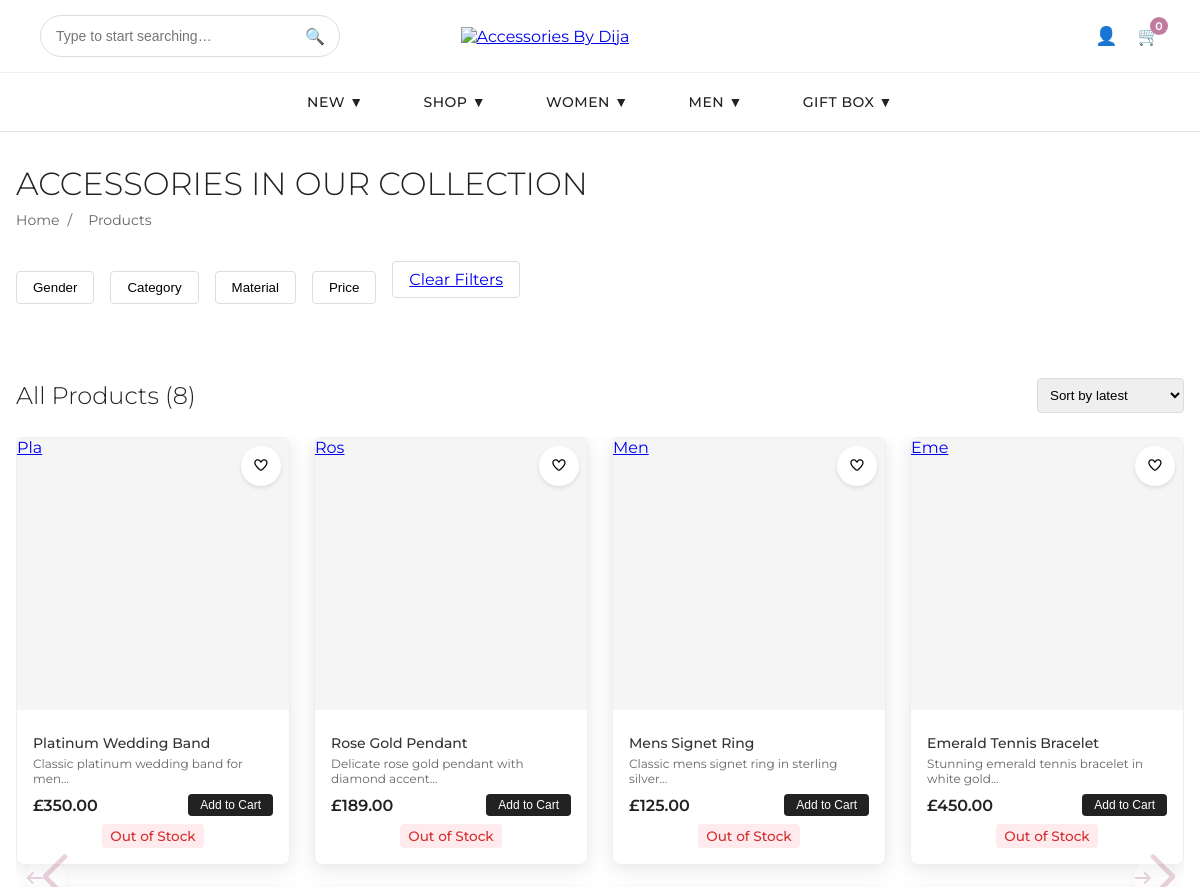
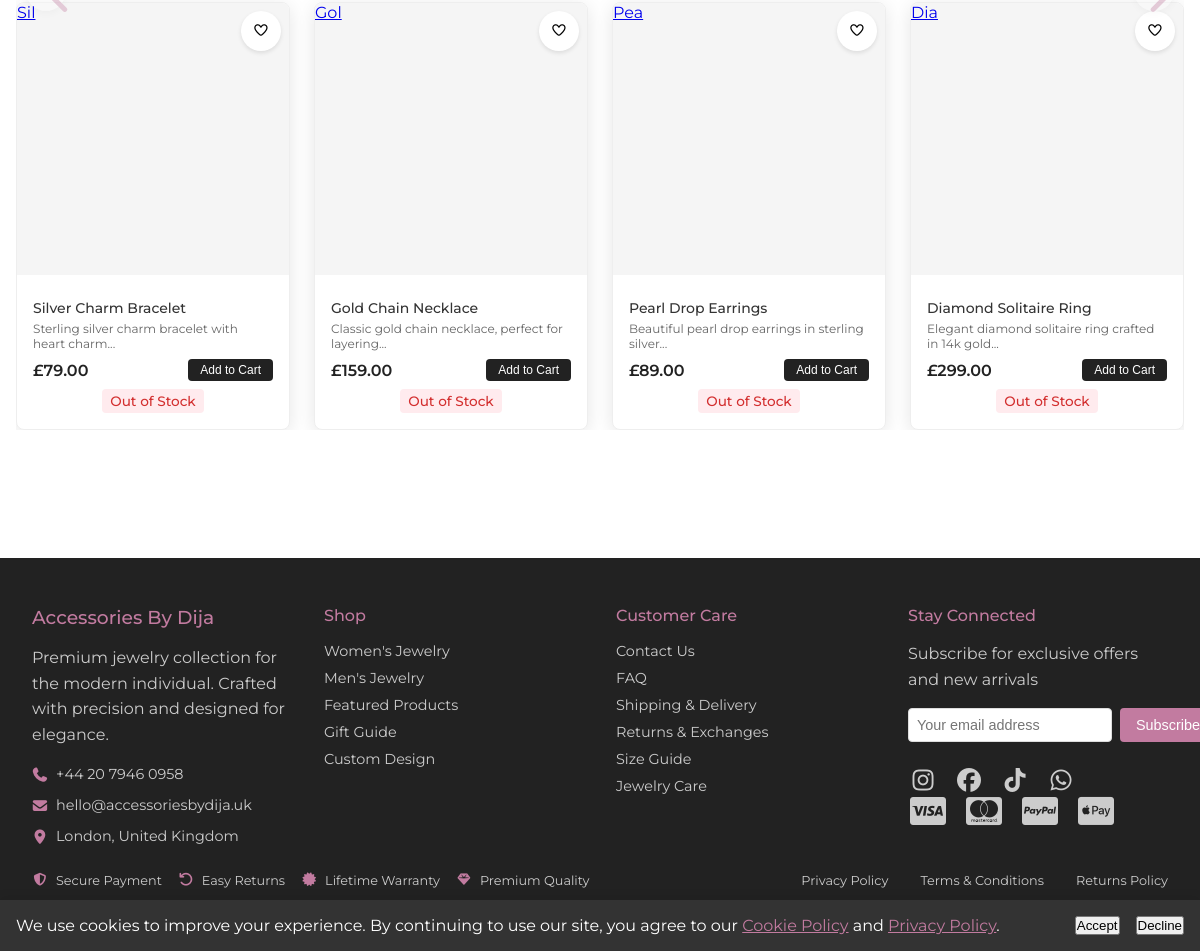
/products.php, run on the app's committed database (2 pictures, top to bottom).
### tables this page shows
CREATE TABLE IF NOT EXISTS products (
    id INT PRIMARY KEY AUTO_INCREMENT,
    name VARCHAR(255) NOT NULL,
    slug VARCHAR(255) UNIQUE NOT NULL,
    description TEXT,
    short_description VARCHAR(500),
    sku VARCHAR(100) UNIQUE NOT NULL,
    price DECIMAL(10,2) NOT NULL,
    sale_price DECIMAL(10,2) NULL,
    stock_quantity INT DEFAULT 0,
    weight DECIMAL(8,2),
    size VARCHAR(255),
    material VARCHAR(100),
    stone_type VARCHAR(100),
    category VARCHAR(100),
    gender ENUM('men', 'women', 'unisex') DEFAULT 'unisex',
    is_featured BOOLEAN DEFAULT FALSE,
    is_active BOOLEAN DEFAULT TRUE,
    meta_title VARCHAR(255),
    meta_description VARCHAR(500),
    created_at TIMESTAMP DEFAULT CURRENT_TIMESTAMP,
    updated_at TIMESTAMP DEFAULT CURRENT_TIMESTAMP ON UPDATE CURRENT_TIMESTAMP
);

### products.php (the view, shortened to what this page needs)
<?php
include 'includes/header.php';
$sql = "SELECT p.*,
               GROUP_CONCAT(DISTINCT c.name) as categories,
               (SELECT image_url FROM product_images WHERE product_id = p.id AND is_primary = 1 LIMIT 1) as main_image,
               (SELECT image_url FROM product_images WHERE product_id = p.id AND is_primary = 0 ORDER BY sort_order ASC LIMIT 1) as hover_image
        FROM products p
        LEFT JOIN product_categories pc ON p.id = pc.product_id
        LEFT JOIN categories c ON pc.category_id = c.id";
$where = ["p.is_active = 1"];
$params = [];
if (!empty($where)) {
    $sql .= " WHERE " . implode(" AND ", $where);
}
$current_sort = '';
$sort_order = "COALESCE(p.created_at, '1970-01-01') DESC, p.id DESC";
$sql .= " GROUP BY p.id ORDER BY " . $sort_order;
try {
    $stmt = $pdo->prepare($sql);
    $stmt->execute($params);
    $products = $stmt->fetchAll(PDO::FETCH_ASSOC);
} catch (Exception $e) {
    $products = [];
}
?>
<link rel="stylesheet" href="https://cdn.jsdelivr.net/npm/swiper@11/swiper-bundle.min.css">
<main>
    <div class="page-header">
        <h1>ACCESSORIES IN OUR COLLECTION</h1>
        <div class="breadcrumb">
            <a href="index.php">Home</a>
            <span>/</span>
            <span>Products</span>
        </div>
    </div>
    <div class="products-layout">
        <div class="filters-horizontal">
    <div class="filter-dropdown">
        <button class="filter-dropdown-toggle">Gender</button>
    </div>
    <div class="filter-dropdown">
        <button class="filter-dropdown-toggle">Category</button>
    </div>
    <div class="filter-dropdown">
        <button class="filter-dropdown-toggle">Material</button>
    </div>
    <div class="filter-dropdown">
        <button class="filter-dropdown-toggle">Price</button>
    </div>
    <a href="/products.php" class="clear-btn">Clear Filters</a>
</div>
        <div class="products-area">
            <div class="products-header">
                <h2>All Products (<?= count($products) ?>)</h2>
                <select id="sort-select" class="sort-select">
                    <option value="" <?= $current_sort === '' ? 'selected' : '' ?>>Sort by latest</option>
                </select>
            </div>
            <div class="swiper">
                <div class="swiper-wrapper">
                    <?php
                    $chunks = array_chunk($products, 16);
                    if (empty($chunks)) {
                        echo '<div class="swiper-slide" style="display: flex; justify-content: center; align-items: center; min-height: 300px;"><p>No products found matching your criteria.</p></div>';
                    } else {
                        foreach ($chunks as $index => $chunk):
                        ?>
                        <div class="swiper-slide" data-slide-index="<?= $index ?>">
                            <div class="product-grid">
                                <?php foreach ($chunk as $product): ?>
                                    <div class="product-card"
                                        data-product-id="<?= $product['id'] ?>"
                                        data-price="<?= $product['price'] ?>"
                                        data-type="jewelry"
                                        data-name="<?= htmlspecialchars($product['name']) ?>"
                                        <?= $product['hover_image'] ? 'data-has-hover-image="true"' : '' ?>>
                                     <button class="wishlist-btn" data-product-id="<?= $product['id'] ?>" onclick="toggleWishlist(<?= $product['id'] ?>, this)">
                                         <i class="far fa-heart"></i>
                                     </button>
                                     <a href="product.php?slug=<?= $product['slug'] ?>" class="product-image">
                                         <?php if ($product['main_image']): ?>
                                             <img class="main-img" src="<?= htmlspecialchars($product['main_image']) ?>" alt="<?= htmlspecialchars($product['name']) ?>">
                                             <?php if ($product['hover_image']): ?>
                                                 <img class="hover-img" src="<?= htmlspecialchars($product['hover_image']) ?>" alt="<?= htmlspecialchars($product['name']) ?>">
                                             <?php endif; ?>
                                         <?php else: ?>
                                             <div class="main-img placeholder"><?= htmlspecialchars(substr($product['name'], 0, 3)) ?></div>
                                         <?php endif; ?>
                                     </a>
                                     <div class="product-info">
                                         <h3><a href="product.php?slug=<?= $product['slug'] ?>" style="text-decoration:none;color:inherit;"><?= htmlspecialchars($product['name']) ?></a></h3>
                                         <p><?= htmlspecialchars(substr($product['description'] ?? '', 0, 50)) ?>...</p>
                                         <div class="product-footer">
                                             <span class="product-price" data-price="<?= $product['price'] ?>">£<?= number_format($product['price'], 2) ?></span>
                                             <button class="cart-btn add-to-cart" data-product-id="<?= $product['id'] ?>" <?php if ($product['stock_quantity'] <= 0): ?>disabled<?php endif; ?>>Add to Cart</button>
                                         </div>
                                         <div class="stock-badge" style="margin-top: 8px; text-align: center; font-size: 0.85rem; font-weight: 500;">
                                             <?php if ($product['stock_quantity'] <= 0): ?>
                                                 <span style="color: #d32f2f; background-color: #ffebee; padding: 4px 8px; border-radius: 4px; display: inline-block;">Out of Stock</span>
                                             <?php elseif ($product['stock_quantity'] < 10): ?>
                                                 <span style="color: #f57c00; background-color: #fff3e0; padding: 4px 8px; border-radius: 4px; display: inline-block;">Only <?= $product['stock_quantity'] ?> left</span>
                                             <?php else: ?>
                                                 <span style="color: #388e3c; background-color: #e8f5e9; padding: 4px 8px; border-radius: 4px; display: inline-block;">In Stock</span>
                                             <?php endif; ?>
                                         </div>
                                     </div>
                                 </div>
                                 <?php endforeach; ?>
                             </div>
                         </div>
                         <?php endforeach;
                     }
                     ?>
                 </div>
             </div>
             <div class="swiper-navigation">
                 <button class="swiper-button-prev" type="button"></button>
                 <button class="swiper-button-next" type="button"></button>
             </div>
        </div>
    </div>
</main>
<?php include 'includes/footer.php'; ?>

### data on the page
products: name "Pla", name "Platinum Wedding Band", description "Classic platinum wedding band for men", price "350.00", stock_quantity "Out of Stock"
products: name "Ros", name "Rose Gold Pendant", description "Delicate rose gold pendant with diamond accent", price "189.00", stock_quantity "Out of Stock"
products: name "Men", name "Mens Signet Ring", description "Classic mens signet ring in sterling silver", price "125.00", stock_quantity "Out of Stock"
products: name "Eme", name "Emerald Tennis Bracelet", description "Stunning emerald tennis bracelet in white gold", price "450.00", stock_quantity "Out of Stock"
products: name "Sil", name "Silver Charm Bracelet", description "Sterling silver charm bracelet with heart charm", price "79.00", stock_quantity "Out of Stock"
products: name "Gol", name "Gold Chain Necklace", description "Classic gold chain necklace, perfect for layering", price "159.00", stock_quantity "Out of Stock"
products: name "Pea", name "Pearl Drop Earrings", description "Beautiful pearl drop earrings in sterling silver", price "89.00", stock_quantity "Out of Stock"
products: name "Dia", name "Diamond Solitaire Ring", description "Elegant diamond solitaire ring crafted in 14k gold", price "299.00", stock_quantity "Out of Stock"

### other printed values
count($products) "8"
